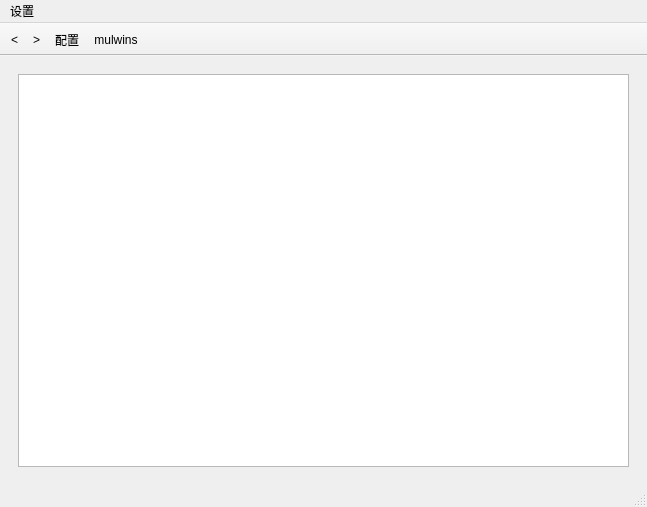
<?xml version="1.0" encoding="UTF-8"?>
<ui version="4.0">
 <class>HdbMainWin</class>
 <widget class="QMainWindow" name="HdbMainWin">
  <property name="geometry">
   <rect>
    <x>0</x>
    <y>0</y>
    <width>647</width>
    <height>507</height>
   </rect>
  </property>
  <property name="mouseTracking">
   <bool>true</bool>
  </property>
  <property name="windowTitle">
   <string>hdb_viewer_mem</string>
  </property>
  <property name="documentMode">
   <bool>false</bool>
  </property>
  <widget class="QWidget" name="centralwidget">
   <layout class="QHBoxLayout" name="horizontalLayout">
    <item>
     <widget class="QStackedWidget" name="stackedWidget">
      <property name="currentIndex">
       <number>0</number>
      </property>
      <widget class="QWidget" name="page">
       <layout class="QVBoxLayout" name="verticalLayout">
        <item>
         <widget class="QTableView" name="snapshotTableView">
          <property name="palette">
           <palette>
            <active>
             <colorrole role="Highlight">
              <brush brushstyle="SolidPattern">
               <color alpha="255">
                <red>85</red>
                <green>85</green>
                <blue>0</blue>
               </color>
              </brush>
             </colorrole>
            </active>
            <inactive>
             <colorrole role="Highlight">
              <brush brushstyle="SolidPattern">
               <color alpha="255">
                <red>85</red>
                <green>85</green>
                <blue>0</blue>
               </color>
              </brush>
             </colorrole>
            </inactive>
            <disabled>
             <colorrole role="Highlight">
              <brush brushstyle="SolidPattern">
               <color alpha="255">
                <red>85</red>
                <green>85</green>
                <blue>0</blue>
               </color>
              </brush>
             </colorrole>
            </disabled>
           </palette>
          </property>
          <property name="autoFillBackground">
           <bool>false</bool>
          </property>
          <property name="selectionBehavior">
           <enum>QAbstractItemView::SelectRows</enum>
          </property>
          <property name="verticalScrollMode">
           <enum>QAbstractItemView::ScrollPerPixel</enum>
          </property>
          <property name="horizontalScrollMode">
           <enum>QAbstractItemView::ScrollPerPixel</enum>
          </property>
          <property name="sortingEnabled">
           <bool>true</bool>
          </property>
         </widget>
        </item>
       </layout>
      </widget>
      <widget class="QWidget" name="page_2"/>
     </widget>
    </item>
   </layout>
  </widget>
  <widget class="QMenuBar" name="menubar">
   <property name="geometry">
    <rect>
     <x>0</x>
     <y>0</y>
     <width>647</width>
     <height>22</height>
    </rect>
   </property>
   <widget class="QMenu" name="menu">
    <property name="title">
     <string>设置</string>
    </property>
    <widget class="QMenu" name="menumultiWindows">
     <property name="title">
      <string>multiWindows</string>
     </property>
     <addaction name="action2"/>
     <addaction name="action4"/>
     <addaction name="action6"/>
     <addaction name="action8"/>
     <addaction name="action16"/>
    </widget>
    <addaction name="menumultiWindows"/>
   </widget>
   <addaction name="menu"/>
  </widget>
  <widget class="QToolBar" name="toolBar">
   <property name="windowTitle">
    <string>toolBar</string>
   </property>
   <property name="movable">
    <bool>false</bool>
   </property>
   <property name="floatable">
    <bool>false</bool>
   </property>
   <attribute name="toolBarArea">
    <enum>TopToolBarArea</enum>
   </attribute>
   <attribute name="toolBarBreak">
    <bool>false</bool>
   </attribute>
   <addaction name="action_back"/>
   <addaction name="action_forward"/>
   <addaction name="action_config"/>
   <addaction name="actionmulwins"/>
  </widget>
  <widget class="QStatusBar" name="statusBar"/>
  <action name="action_config">
   <property name="text">
    <string>配置</string>
   </property>
  </action>
  <action name="action2">
   <property name="text">
    <string>2</string>
   </property>
  </action>
  <action name="action4">
   <property name="text">
    <string>4</string>
   </property>
  </action>
  <action name="action6">
   <property name="text">
    <string>6</string>
   </property>
  </action>
  <action name="action8">
   <property name="text">
    <string>8</string>
   </property>
  </action>
  <action name="action16">
   <property name="text">
    <string>16</string>
   </property>
  </action>
  <action name="actionmulwins">
   <property name="text">
    <string>mulwins</string>
   </property>
  </action>
  <action name="action_back">
   <property name="text">
    <string>&lt;</string>
   </property>
   <property name="toolTip">
    <string>back</string>
   </property>
   <property name="statusTip">
    <string/>
   </property>
   <property name="shortcut">
    <string>Left</string>
   </property>
   <property name="shortcutContext">
    <enum>Qt::ApplicationShortcut</enum>
   </property>
  </action>
  <action name="action_forward">
   <property name="text">
    <string>&gt;</string>
   </property>
   <property name="toolTip">
    <string>forward</string>
   </property>
   <property name="shortcut">
    <string>Right</string>
   </property>
  </action>
 </widget>
 <resources/>
 <connections/>
</ui>
